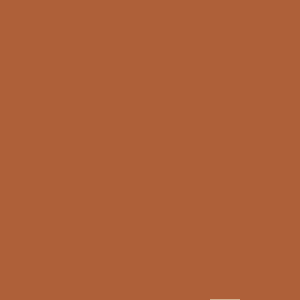
Frame 1 (no input)
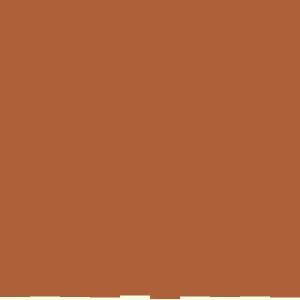
Frame 60 (no input)
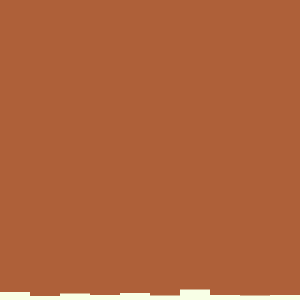
Frame 120 (the mouse pressed at the canvas centre since frame 60)

The p5.js sketch that drew these frames (run headless with seeded random() and noise() and a simulated clock; from frame 60 on, the mouse is pressed at the canvas centre):

// p5.js sketch
// ── sketch.js
const sampleSize = 10;
const incrementValue = 0.5;
const backgroundColor = "#ae6039";
const dataColor = "#f8ffe6";

var samples = new Array(sampleSize).fill(0);

function setup() {
    createCanvas(300, 300);
}

function draw() {
    background(backgroundColor);

    index = floor(random(sampleSize));
    samples[index] += incrementValue;

    var dataWidth = width / sampleSize;
    for(var i = 0; i < sampleSize; i++) {
        noStroke();
        fill(dataColor);
        rect(dataWidth * i, height - samples[i], dataWidth, height);
    }
}
